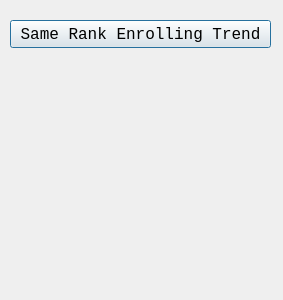
<?xml version="1.0" encoding="UTF-8"?>
<ui version="4.0">
 <class>Dialog</class>
 <widget class="QDialog" name="Dialog">
  <property name="geometry">
   <rect>
    <x>0</x>
    <y>0</y>
    <width>283</width>
    <height>300</height>
   </rect>
  </property>
  <property name="font">
   <font>
    <family>Consolas</family>
    <pointsize>12</pointsize>
   </font>
  </property>
  <property name="windowTitle">
   <string>Analyse Options</string>
  </property>
  <widget class="QPushButton" name="rank_trend">
   <property name="geometry">
    <rect>
     <x>10</x>
     <y>20</y>
     <width>261</width>
     <height>28</height>
    </rect>
   </property>
   <property name="text">
    <string>Same Rank Enrolling Trend</string>
   </property>
  </widget>
 </widget>
 <resources/>
 <connections/>
</ui>
